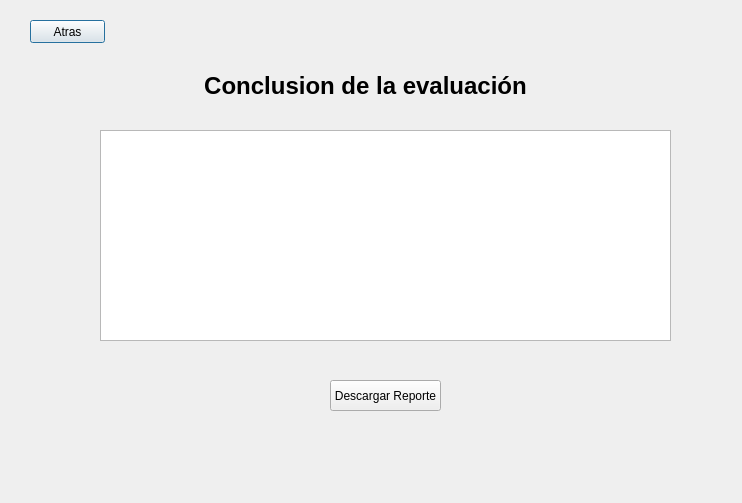
<?xml version="1.0" encoding="UTF-8"?>
<ui version="4.0">
 <class>Dialog</class>
 <widget class="QDialog" name="Dialog">
  <property name="geometry">
   <rect>
    <x>0</x>
    <y>0</y>
    <width>742</width>
    <height>503</height>
   </rect>
  </property>
  <property name="windowTitle">
   <string>Conclusion</string>
  </property>
  <widget class="QLabel" name="label">
   <property name="geometry">
    <rect>
     <x>190</x>
     <y>60</y>
     <width>351</width>
     <height>51</height>
    </rect>
   </property>
   <property name="font">
    <font>
     <pointsize>18</pointsize>
     <weight>75</weight>
     <bold>true</bold>
    </font>
   </property>
   <property name="text">
    <string>Conclusion de la evaluación</string>
   </property>
   <property name="alignment">
    <set>Qt::AlignCenter</set>
   </property>
  </widget>
  <widget class="QTextBrowser" name="textBrowser">
   <property name="geometry">
    <rect>
     <x>100</x>
     <y>130</y>
     <width>571</width>
     <height>211</height>
    </rect>
   </property>
  </widget>
  <widget class="QPushButton" name="pushButton">
   <property name="geometry">
    <rect>
     <x>30</x>
     <y>20</y>
     <width>75</width>
     <height>23</height>
    </rect>
   </property>
   <property name="text">
    <string>Atras</string>
   </property>
  </widget>
  <widget class="QPushButton" name="pushButton_descargarReporte">
   <property name="geometry">
    <rect>
     <x>330</x>
     <y>380</y>
     <width>111</width>
     <height>31</height>
    </rect>
   </property>
   <property name="text">
    <string>Descargar Reporte</string>
   </property>
  </widget>
 </widget>
 <resources/>
 <connections/>
</ui>
